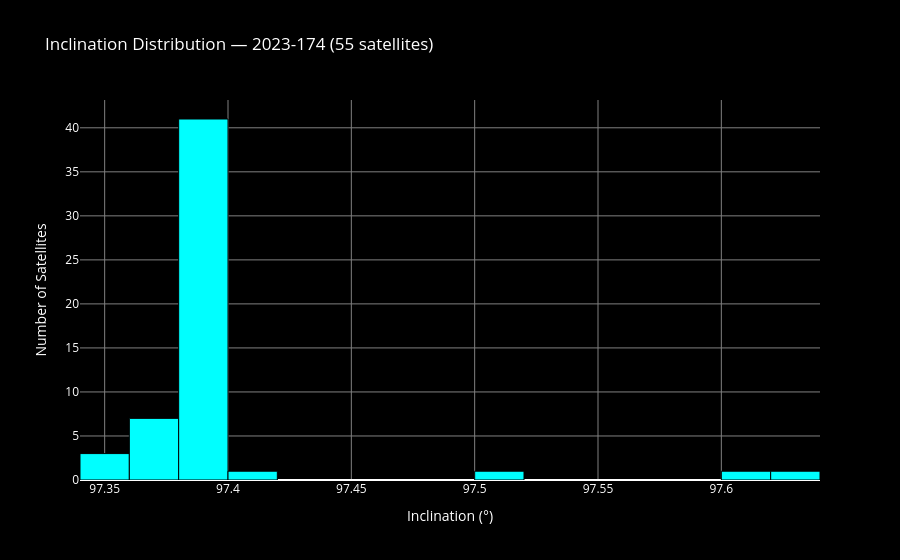

Here is the notebook cell this chart was saved with:
### Code cell
fig = go.Figure()

fig.add_trace(go.Histogram(
    x=df['inclination'],
    nbinsx=20,
    marker_color='cyan',
    marker_line=dict(color='black', width=1),
    name='Inclination'
))

fig.update_layout(
    title=f'Inclination Distribution — {satcat_cache["intldes"]} ({len(df)} satellites)',
    xaxis_title='Inclination (°)',
    yaxis_title='Number of Satellites',
    paper_bgcolor='black',
    plot_bgcolor='black',
    font=dict(color='white'),
    xaxis=dict(gridcolor='gray'),
    yaxis=dict(gridcolor='gray'),
)

fig.show()

print(f"Inclination stats:")
print(f"   Mean:  {df['inclination'].mean():.4f}°")
print(f"   Std:   {df['inclination'].std():.4f}°")
print(f"   Min:   {df['inclination'].min():.4f}°")
print(f"   Max:   {df['inclination'].max():.4f}°")
print(f"   Range: {df['inclination'].max() - df['inclination'].min():.4f}°")

### Figure 1 — Plotly figure (JSON) as saved in the notebook; plotly's stock layout.template omitted (floating-point values rounded to 4 significant figures)
{"data": [{"marker": {"color": "cyan", "line": {"color": "black", "width": 1}}, "name": "Inclination", "nbinsx": 20, "type": "histogram", "x": [97.38, 97.38, 97.39, 97.39, 97.38, 97.38, 97.39, 97.39, 97.38, 97.38, 97.37, 97.35, 97.39, 97.38, 97.38, 97.37, 97.39, 97.39, 97.39, 97.38, 97.38, 97.38, 97.39, 97.4, 97.4, 97.38, 97.39, 97.39, 97.62, 97.52, 97.38, 97.38, 97.39, 97.38, 97.39, 97.39, 97.39, 97.39, 97.38, 97.39, 97.38, 97.38, 97.38, 97.39, 97.39, 97.38, 97.38, 97.4, 97.39, 97.36, 97.39, 97.4, 97.34, 97.63, 97.38]}], "layout": {"font": {"color": "white"}, "paper_bgcolor": "black", "plot_bgcolor": "black", "title": {"text": "Inclination Distribution — 2023-174 (55 satellites)"}, "xaxis": {"gridcolor": "gray", "title": {"text": "Inclination (°)"}}, "yaxis": {"gridcolor": "gray", "title": {"text": "Number of Satellites"}}}}
